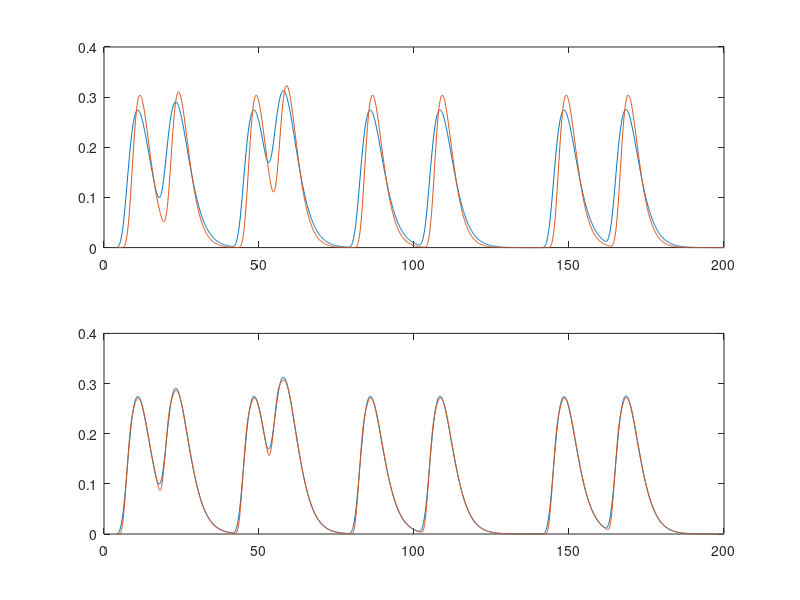

Here is the MATLAB script that generated this plot:
clear all; close all; clc;                  % Clear all workspaces
ntime=2000; T=200; t=T*[0:ntime-1]/ntime;   % define time
TR=2; TR=TR*ntime/T;                        % TR in seconds
lag=1; lag=lag*ntime/T;                     % ny lag in seconds

n=4; lamda=2;                               % Create the hrf
hrf=(t.^(n-1)).*exp(-t/lamda)/((lamda^n)*factorial(n-1));

% Create the boxcars & BOLD responses
n=zeros(1,ntime); n(26:50)=ones(1,25); n(151:175)=ones(1,25); 
n(401:425)=ones(1,25); n(501:525)=ones(1,25); n(776:800)=ones(1,25); 
n(1001:1025)=ones(1,25); n(1401:1425)=ones(1,25); n(1601:1625)=ones(1,25); 
Bx=conv(hrf,n)/10; Bx=Bx(1:ntime);
ny=[zeros(1,lag), n(1:ntime-lag)]; By=conv(hrf,ny)/10; By=By(1:ntime);

% Simple Order 2 model
X=[[By(TR+1:ntime-TR)]' [By(1:ntime-2*TR)]']; Y=[By(2*TR+1:ntime)]';
A=(inv(X'*X))*X'*Y; P=X*A;
tt=(2*TR+1)*T/ntime:T/ntime:T;
subplot(2,1,1); plot(tt,Y,tt,P); axis([0 200 0 .4]);
sigsimp=(Y-P)'*(Y-P)                        % sum of squared error

% Full Order 2 model
X=[[By(TR+1:ntime-TR)]' [Bx(TR+1:ntime-TR)]' [By(1:ntime-2*TR)]' [Bx(1:ntime-2*TR)]']; 
Y=[By(2*TR+1:ntime)]';
A=(inv(X'*X))*X'*Y; P=X*A;
tt=(2*TR+1)*T/ntime:T/ntime:T;
subplot(2,1,2); plot(tt,Y,tt,P); axis([0 200 0 .4]);

sigfull=(Y-P)'*(Y-P)                        % sum of squared error
Fij=log(sigsimp/sigfull)                    % Granger causality